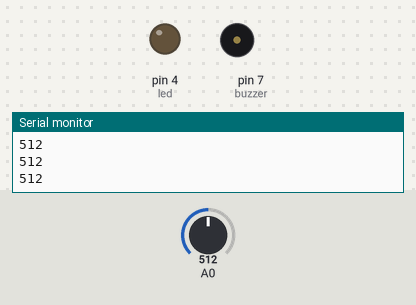
Simulated run of this sketch. Board: Arduino Uno, built with avr-gcc and run on an emulated ATmega328P. On the bench: output pins drawn as LEDs (lit = HIGH), buzzer (waves = sounding), the last lines printed to the serial monitor. The inputs (shaded band) are chosen by the test bench; at power-on: A0 = 512.

Above: at 1.2 s.
1.3 s: A0 set to 983
2.8 s: A0 set to 1009
At 3.7 s:
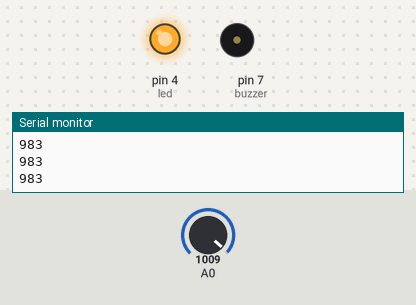
5.8 s: A0 set to 900
At 6.7 s:
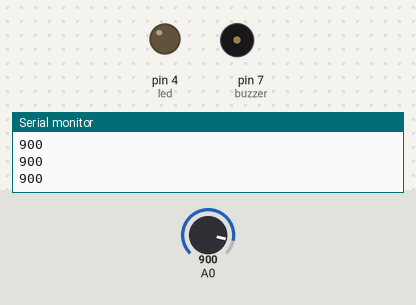
7.6 s: A0 set to 1023
At 7.76 s:
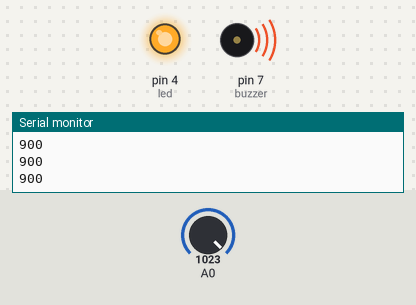
Timing chart, 0 to 11.6 s (numbered marks = the images above; inputs shaded):
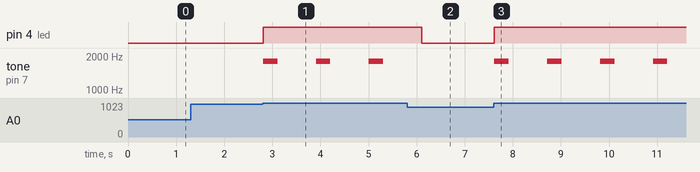

The sketch:

sketch_feb7a.ino
```cpp
int led = 4;
int sensor = A0;
int sensor_idk = 1000;
int buzzer = 7;

void setup() {
  pinMode(led, OUTPUT);
  pinMode(buzzer, OUTPUT);
  Serial.begin(9600);
}


void loop() {

  int gas_value = analogRead(A0);
  if (gas_value > sensor_idk) {
    digitalWrite (led, HIGH);

    tone(buzzer, 1800);
    delay(300);
    noTone(buzzer);
    delay(700);
  }
  else {
    digitalWrite(led, LOW);
    noTone(buzzer);
    }
  delay(100);
    Serial.println(gas_value);

}
```

Measured:
- the behaviour switches between 1000 and 1001 on A0 (found by bisection; images 0 and 1)
- after the input at 2.8 s, pin 4 (led): LOW → HIGH at once; tone on pin 7 (buzzer): alternates 1800 Hz for 0.30 s and silent for 0.80 s, starting at once
- after the input at 5.8 s, pin 4 (led): HIGH → LOW after 0.31 s; tone on pin 7 (buzzer): stops changing and stays silent
- after the input at 7.6 s, pin 4 (led): LOW → HIGH at once; tone on pin 7 (buzzer): alternates 1800 Hz for 0.30 s and silent for 0.80 s, starting at once
